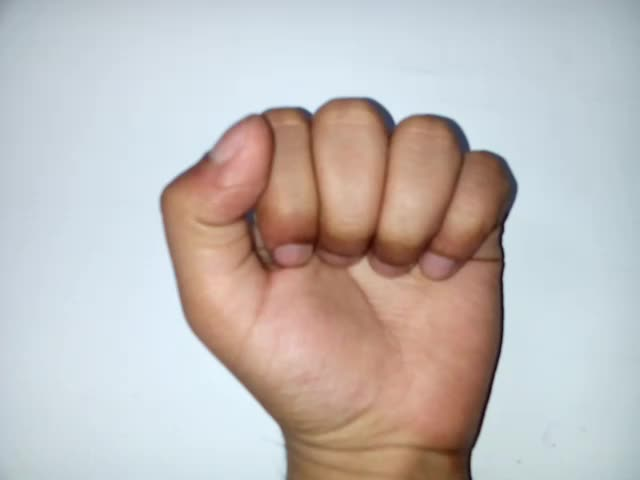
#> input picture Sign-Language-Recognition/sample/A.jpg, 640 x 480 px, given in place of the camera
$ python camera_test.py   (Python 2 division)
#> lines starting #> are read from the running program, lines starting #| are printed output that depends on the picture; after the words box and inside, x2 and y2 are one past the last pixel; in counts of white or black regions, pixels touching at a corner belong together
import time
import sys
import numpy as np
import cv2
from sklearn.externals import joblib
dim = [10,20,30,40]


video_capture = cv2.VideoCapture(0)
time.sleep(2)

while True:
	ret, frame = video_capture.read()
#> frame is the input picture: shape (480, 640, 3); mean B, G, R 186.1, 188, 193.7
	cv2.imshow("cam",frame)
	if cv2.waitKey(1) & 0xFF == ord('q'):
#> (key q is pressed here)
			break
frame = cv2.resize(frame,(100,100))
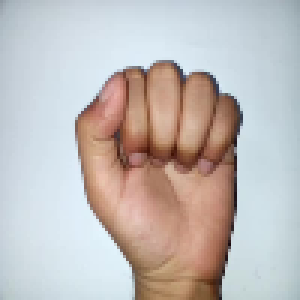
#> frame: shape (100, 100, 3) (shown 3 times larger); mean B, G, R 185.9, 187.8, 193.5
	  # downsize it to reduce processing time
cv2.imshow("test_image",frame)

converted = cv2.cvtColor(frame, cv2.COLOR_BGR2HSV) # Convert from RGB to HSV
#> converted: shape (100, 100, 3); mean H, S, V 71.7, 49.1, 207.6
# tuned settings
lowerBoundary = np.array([0,40,30],dtype="uint8")
upperBoundary = np.array([43,255,254],dtype="uint8")
skinMask = cv2.inRange(converted, lowerBoundary, upperBoundary)
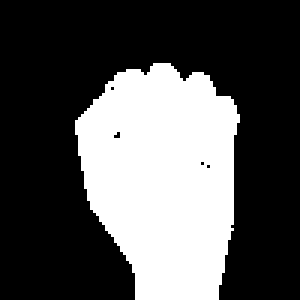
#> skinMask: shape (100, 100) (shown 3 times larger); 32.8% white; 1 white region, box (x1, y1, x2, y2) and area: (25, 21, 80, 100) 3275
# apply a series of erosions and dilations to the mask using an elliptical kernel
kernel = cv2.getStructuringElement(cv2.MORPH_ELLIPSE, (3,3))
skinMask = cv2.erode(skinMask, kernel, iterations = 2)
#> skinMask: shape (100, 100); 28.6% white; 1 white region, box (x1, y1, x2, y2) and area: (27, 23, 78, 100) 2859
skinMask = cv2.dilate(skinMask, kernel, iterations = 2)
#> skinMask: shape (100, 100); 32.6% white; 1 white region, box (x1, y1, x2, y2) and area: (25, 21, 80, 100) 3263

lowerBoundary = np.array([170,80,30],dtype="uint8")
upperBoundary = np.array([180,255,250],dtype="uint8")
skinMask2 = cv2.inRange(converted, lowerBoundary, upperBoundary)
#> skinMask2: shape (100, 100); 0.09% white in thin lines or dots, all inside (x1, y1, x2, y2) = (37, 26, 79, 87)

skinMask = cv2.addWeighted(skinMask,0.5,skinMask2,0.5,0.0)
#> skinMask: shape (100, 100); values 0 (black) and 128 (white), 32.7% white; 1 white region, box (x1, y1, x2, y2) and area: (25, 21, 80, 100) 3272
# blur the mask to help remove noise, then apply the
# mask to the frame
# skinMask = cv2.medianBlur(skinMask, 5)
skin = cv2.bitwise_and(frame, frame, mask = skinMask)
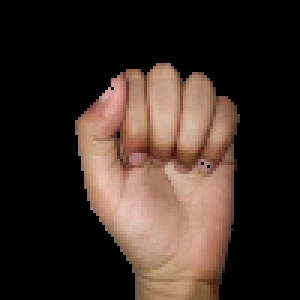
#> skin: shape (100, 100, 3) (shown 3 times larger); mean B, G, R 35.9, 43.1, 57.5
frame = cv2.addWeighted(frame,1.5,skin,-0.5,0)
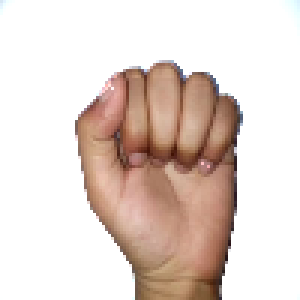
#> frame: shape (100, 100, 3) (shown 3 times larger); mean B, G, R 205.9, 213.1, 227.5
skin = cv2.bitwise_and(frame, frame, mask = skinMask)

h,w = skin.shape[:2]
#> h = 100; w = 100

bw_image = cv2.cvtColor(skin, cv2.COLOR_HSV2BGR)  # Convert image from HSV to BGR format
bw_image = cv2.cvtColor(skin, cv2.COLOR_BGR2GRAY)  # Convert image from BGR to gray format
#> bw_image: shape (100, 100)
bw_image = cv2.GaussianBlur(bw_image,(5,5),0)  # Highlight the main object
threshold = 1
for i in xrange(h):
	  for j in xrange(w):
		   if bw_image[i][j] > threshold:
		       bw_image[i][j] = 255 #Setting the skin tone to be White
		   else:
		       bw_image[i][j] = 0 #else setting it to zero.
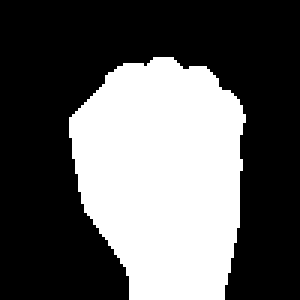
#> bw_image: shape (100, 100) (shown 3 times larger); 37% white; 1 white region, box (x1, y1, x2, y2) and area: (23, 19, 82, 100) 3705

sign_image = bw_image[:h-15,:]  # Cropping 15 pixels from the bottom
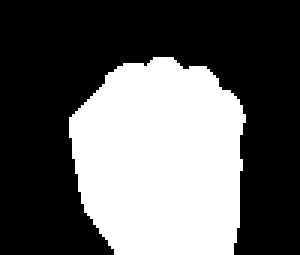
#> sign_image: shape (85, 100) (shown 3 times larger); 37.6% white; 1 white region
contours, hierarchy = cv2.findContours(sign_image,cv2.RETR_TREE,cv2.CHAIN_APPROX_SIMPLE)
#> contours = 1 contour; box (x1, y1, x2, y2) and area: (23, 19, 82, 85) 3094

# Finding the contour with the greatest area.
largestContourIndex = 0
if len(contours)<=0:
	print "Skipping due to empty contour"
else:
	largestContourArea = cv2.contourArea(contours[largestContourIndex])
#> largestContourArea = 3094.5
	i=1
	while i<len(contours):
		  if cv2.contourArea(contours[i]) > cv2.contourArea(contours[largestContourIndex]):
				largestContourIndex = i
		  i+=1
#> this loop made 0 passes
#> after the loop, i = 1; largestContourIndex = 0
	# Draw the largest contour in the image.
	cv2.drawContours(sign_image,contours,largestContourIndex,(255,255,255),thickness = -1)
	x,y,w,h = cv2.boundingRect(contours[largestContourIndex]) # Draw a rectangle around the contour perimeter
#> x = 23; y = 19; w = 59; h = 66
	squareSide = max(w,h)-1
#> squareSide = 65
	hHalf = (y+y+h)/2
#> hHalf = 52
	wHalf = (x+x+w)/2
#> wHalf = 52
	hMin, hMax = hHalf-squareSide/2, hHalf+squareSide/2
#> hMin = 20; hMax = 84
	wMin, wMax = wHalf-squareSide/2, wHalf+squareSide/2
#> wMin = 20; wMax = 84

	if (hMin>=0 and hMin<hMax and wMin>=0 and wMin<wMax):
		sign_image = sign_image[hMin:hMax,wMin:wMax]
#> sign_image: shape (64, 64); 76.8% white; 2 black regions, box (x1, y1, x2, y2) and area: (0, 0, 30, 64) 586, (39, 0, 64, 64) 364
	else:
		print "No contour found!! Skipping this image"

	sign_image = cv2.resize(sign_image,(100,100))
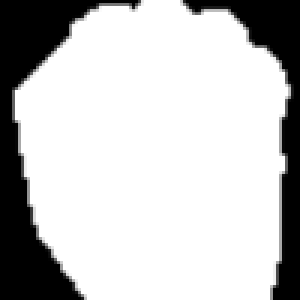
#> sign_image: shape (100, 100) (shown 3 times larger); min 0, max 255, mean 195.8

	flattened_sign_image = sign_image.flatten() # Convert multi-dimensional array to a one-dimensional array
#> flattened_sign_image = 10000 values, max 255 at index 48, min 0 at index 0, mean 195.8


	for d in dim:
#> (the run stopped early here; a loop or call above may not have finished)
